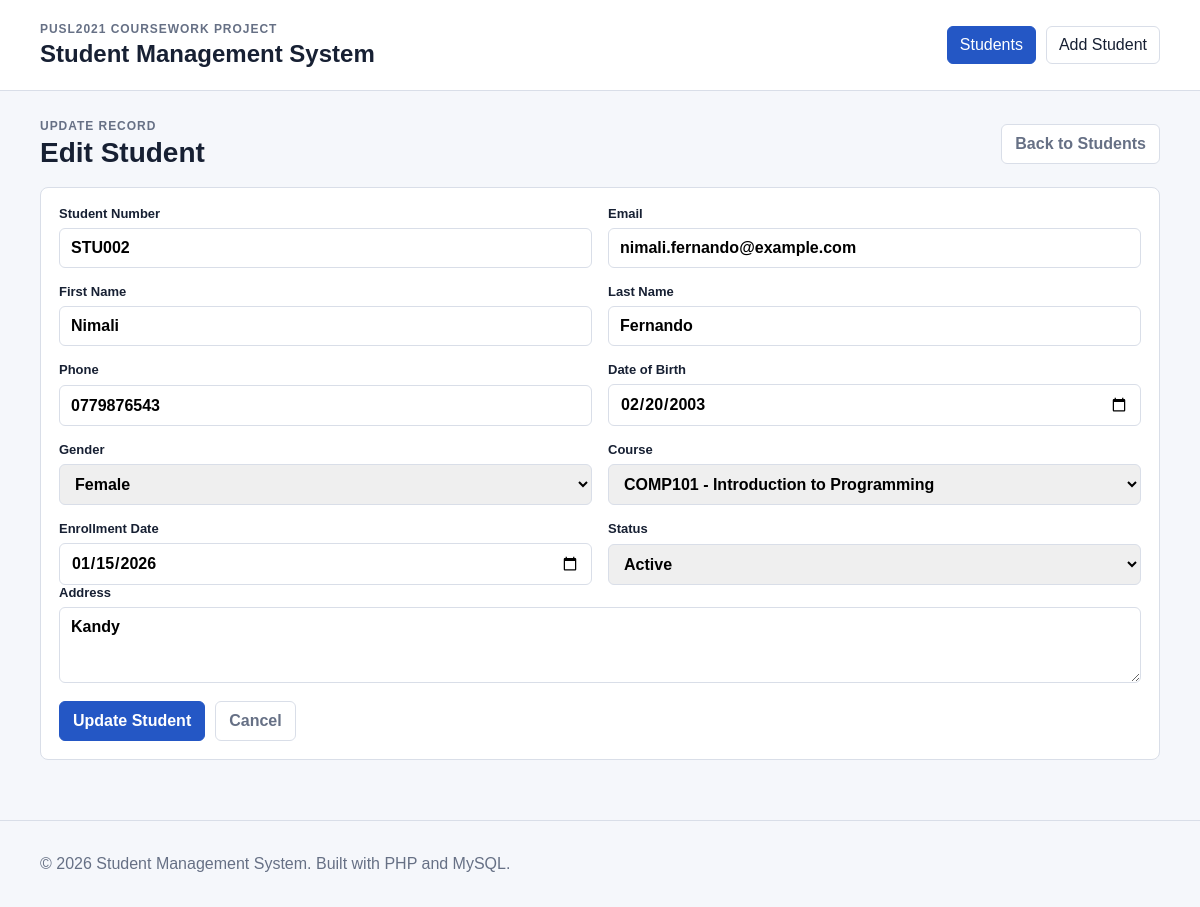
The app's page /students/edit.php?id=2 with its own data.
### tables this page shows
CREATE TABLE students (
    id INT AUTO_INCREMENT PRIMARY KEY,
    student_no VARCHAR(20) NOT NULL UNIQUE,
    first_name VARCHAR(50) NOT NULL,
    last_name VARCHAR(50) NOT NULL,
    email VARCHAR(120) NOT NULL UNIQUE,
    phone VARCHAR(20) NULL,
    date_of_birth DATE NULL,
    gender ENUM('Male', 'Female', 'Other') NOT NULL DEFAULT 'Other',
    address VARCHAR(255) NULL,
    course_id INT NOT NULL,
    enrollment_date DATE NOT NULL,
    status ENUM('Active', 'Inactive', 'Graduated') NOT NULL DEFAULT 'Active',
    created_at TIMESTAMP DEFAULT CURRENT_TIMESTAMP,
    updated_at TIMESTAMP DEFAULT CURRENT_TIMESTAMP ON UPDATE CURRENT_TIMESTAMP,
    CONSTRAINT fk_students_course
        FOREIGN KEY (course_id)
        REFERENCES courses(id)
        ON UPDATE CASCADE
        ON DELETE RESTRICT
);

CREATE TABLE courses (
    id INT AUTO_INCREMENT PRIMARY KEY,
    course_code VARCHAR(20) NOT NULL UNIQUE,
    course_name VARCHAR(100) NOT NULL,
    created_at TIMESTAMP DEFAULT CURRENT_TIMESTAMP
);

### includes/functions.php (called while the page is built, shortened)
<?php
function e(mixed $value): string
{
    return htmlspecialchars((string) $value, ENT_QUOTES, 'UTF-8');
}
function get_courses(PDO $pdo): array
{
    $stmt = $pdo->query(
        'SELECT id, course_code, course_name
         FROM courses
         ORDER BY course_name'
    );
    return $stmt->fetchAll();
}
function find_student(PDO $pdo, int $id): ?array
{
    $stmt = $pdo->prepare(
        'SELECT s.*, c.course_code, c.course_name
         FROM students s
         INNER JOIN courses c ON c.id = s.course_id
         WHERE s.id = :id'
    );
    $stmt->execute(['id' => $id]);
    $student = $stmt->fetch();
    return $student ?: null;
}
function field_value(array $data, string $key, string $default = ''): string
{
    return (string) ($data[$key] ?? $default);
}

### students/_form.php (the view, shortened to what this page needs)
<?php
$genders = ['Male', 'Female', 'Other'];
$statuses = ['Active', 'Inactive', 'Graduated'];
?>
<form class="form-card" method="post" action="<?= e($formAction) ?>">
    <div class="grid-2">
        <label>
            <span>Student Number</span>
            <input type="text" name="student_no"
                   value="<?= e(field_value($student, 'student_no')) ?>"
                   placeholder="STU004">
        </label>
        <label>
            <span>Email</span>
            <input type="email" name="email"
                   value="<?= e(field_value($student, 'email')) ?>"
                   placeholder="student@example.com">
        </label>
        <label>
            <span>First Name</span>
            <input type="text" name="first_name"
                   value="<?= e(field_value($student, 'first_name')) ?>">
        </label>
        <label>
            <span>Last Name</span>
            <input type="text" name="last_name"
                   value="<?= e(field_value($student, 'last_name')) ?>">
        </label>
        <label>
            <span>Phone</span>
            <input type="text" name="phone"
                   value="<?= e(field_value($student, 'phone')) ?>"
                   placeholder="0712345678">
        </label>
        <label>
            <span>Date of Birth</span>
            <input type="date" name="date_of_birth"
                   value="<?= e(field_value($student, 'date_of_birth')) ?>">
        </label>
        <label>
            <span>Gender</span>
            <select name="gender">
                <?php foreach ($genders as $gender): ?>
                    <option value="<?= e($gender) ?>"
                        <?= field_value($student, 'gender', 'Other') === $gender ? 'selected' : '' ?>>
                        <?= e($gender) ?>
                    </option>
                <?php endforeach; ?>
            </select>
        </label>
        <label>
            <span>Course</span>
            <select name="course_id">
                <?php foreach ($courses as $course): ?>
                    <option value="<?= e($course['id']) ?>"
                        <?= (int) field_value($student, 'course_id', '0') === (int) $course['id'] ? 'selected' : '' ?>>
                        <?= e($course['course_code'] . ' - ' . $course['course_name']) ?>
                    </option>
                <?php endforeach; ?>
            </select>
        </label>
        <label>
            <span>Enrollment Date</span>
            <input type="date" name="enrollment_date"
                   value="<?= e(field_value($student, 'enrollment_date', date('Y-m-d'))) ?>">
        </label>
        <label>
            <span>Status</span>
            <select name="status">
                <?php foreach ($statuses as $item): ?>
                    <option value="<?= e($item) ?>"
                        <?= field_value($student, 'status', 'Active') === $item ? 'selected' : '' ?>>
                        <?= e($item) ?>
                    </option>
                <?php endforeach; ?>
            </select>
        </label>
    </div>
    <label>
        <span>Address</span>
        <textarea name="address" rows="3"><?= e(field_value($student, 'address')) ?></textarea>
    </label>
    <div class="form-actions">
        <button class="button primary" type="submit"><?= e($buttonText) ?></button>
        <a class="button muted" href="index.php">Cancel</a>
    </div>
</form>

### assets/css/styles.css (style rules this page uses)
:root { --ink: #172033; --muted: #667085; --line: #d9dee8; --surface: #ffffff; --page: #f5f7fb; --primary: #2457c5; --primary-dark: #183d8d; --danger: #b42318; --success-bg: #e8f6ee; --success-text: #11633a; --error-bg: #fff1f0; --error-text: #b42318; }
* { box-sizing: border-box; }
body { margin: 0; font-family: Arial, Helvetica, sans-serif; color: var(--ink); background: var(--page); }
a { color: var(--primary); text-decoration: none; }
.panel, .form-card { background: var(--surface); border: 1px solid var(--line); border-radius: 8px; margin-bottom: 18px; padding: 18px; }
label { display: grid; gap: 7px; font-weight: 700; }
label span { font-size: 13px; }
input, select, textarea { width: 100%; border: 1px solid var(--line); border-radius: 6px; font: inherit; padding: 10px 11px; }
textarea { resize: vertical; }
.grid-2 { display: grid; grid-template-columns: repeat(2, minmax(0, 1fr)); gap: 16px; }
.form-actions { display: flex; align-items: center; gap: 10px; margin-top: 18px; }
.button { align-items: center; background: var(--surface); border: 1px solid var(--line); border-radius: 6px; color: var(--ink); cursor: pointer; display: inline-flex; font: inherit; font-weight: 700; justify-content: center; min-height: 40px; padding: 9px 13px; }
.button.primary { background: var(--primary); border-color: var(--primary); color: #fff; }
.button.muted { color: var(--muted); }

### records on screen
students: student_no "STU002", email "nimali.fernando@example.com", first_name "Nimali", last_name "Fernando", phone "0779876543", date_of_birth "02/20/2003", course_id "COMP101 - Introduction to Programming", enrollment_date "01/15/2026", address "Kandy"

### other values on screen
$buttonText "Update Student"
form field gender "Female"
form field status "Active"
